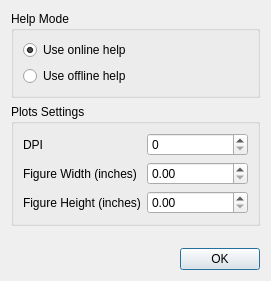
<?xml version="1.0" encoding="UTF-8"?>
<ui version="4.0">
 <author>Anton Rau</author>
 <class>SettingsDialog</class>
 <widget class="QDialog" name="SettingsDialog">
  <property name="geometry">
   <rect>
    <x>0</x>
    <y>0</y>
    <width>271</width>
    <height>281</height>
   </rect>
  </property>
  <property name="windowTitle">
   <string>Settings</string>
  </property>
  <layout class="QVBoxLayout" name="verticalLayout">
   <item>
    <widget class="QGroupBox" name="groupBoxHelpMode">
     <property name="title">
      <string>Help Mode</string>
     </property>
     <layout class="QVBoxLayout" name="verticalLayout_2">
      <item>
       <widget class="QRadioButton" name="radioButtonOnline">
        <property name="text">
         <string>Use online help</string>
        </property>
        <property name="checked">
         <bool>true</bool>
        </property>
       </widget>
      </item>
      <item>
       <widget class="QRadioButton" name="radioButtonOffline">
        <property name="text">
         <string>Use offline help</string>
        </property>
       </widget>
      </item>
     </layout>
    </widget>
   </item>
   <item>
    <widget class="QGroupBox" name="groupBoxPlotsSettings">
     <property name="title">
      <string>Plots Settings</string>
     </property>
     <layout class="QFormLayout" name="formLayout">
      <item row="0" column="0">
       <widget class="QLabel" name="dpiLabel">
        <property name="text">
         <string>DPI</string>
        </property>
       </widget>
      </item>
      <item row="0" column="1">
       <widget class="QSpinBox" name="dpiSpinBox">
        <property name="maximum">
         <number>1000</number>
        </property>
       </widget>
      </item>
      <item row="1" column="0">
       <widget class="QLabel" name="figureWidthInchesLabel">
        <property name="text">
         <string>Figure Width (inches)</string>
        </property>
       </widget>
      </item>
      <item row="1" column="1">
       <widget class="QDoubleSpinBox" name="figureWidthInchesDoubleSpinBox"/>
      </item>
      <item row="2" column="0">
       <widget class="QLabel" name="figureHeightInchesLabel">
        <property name="text">
         <string>Figure Height (inches)</string>
        </property>
       </widget>
      </item>
      <item row="2" column="1">
       <widget class="QDoubleSpinBox" name="figureHeightInchesDoubleSpinBox"/>
      </item>
     </layout>
    </widget>
   </item>
   <item>
    <spacer name="verticalSpacer">
     <property name="orientation">
      <enum>Qt::Orientation::Vertical</enum>
     </property>
     <property name="sizeHint" stdset="0">
      <size>
       <width>20</width>
       <height>40</height>
      </size>
     </property>
    </spacer>
   </item>
   <item>
    <widget class="QDialogButtonBox" name="buttonBox">
     <property name="orientation">
      <enum>Qt::Orientation::Horizontal</enum>
     </property>
     <property name="standardButtons">
      <set>QDialogButtonBox::StandardButton::Ok</set>
     </property>
    </widget>
   </item>
  </layout>
 </widget>
 <resources/>
 <connections>
  <connection>
   <sender>buttonBox</sender>
   <signal>accepted()</signal>
   <receiver>SettingsDialog</receiver>
   <slot>accept()</slot>
   <hints>
    <hint type="sourcelabel">
     <x>248</x>
     <y>254</y>
    </hint>
    <hint type="destinationlabel">
     <x>157</x>
     <y>274</y>
    </hint>
   </hints>
  </connection>
  <connection>
   <sender>buttonBox</sender>
   <signal>rejected()</signal>
   <receiver>SettingsDialog</receiver>
   <slot>reject()</slot>
   <hints>
    <hint type="sourcelabel">
     <x>316</x>
     <y>260</y>
    </hint>
    <hint type="destinationlabel">
     <x>286</x>
     <y>274</y>
    </hint>
   </hints>
  </connection>
 </connections>
</ui>
